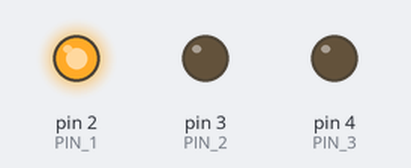
Simulated run of this sketch. Board: Arduino Uno, built with avr-gcc and run on an emulated ATmega328P. Parts: output pins drawn as LEDs (lit = HIGH).

Above: at 0.05 s.
At 0.75 s:
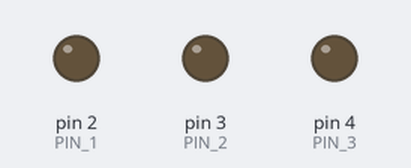
At 1.45 s:
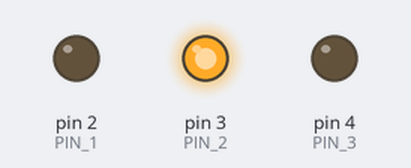
At 2.85 s:
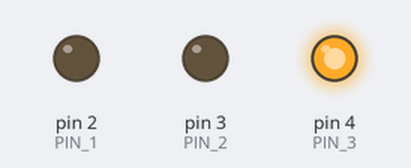
Timing chart, 0 to 3.1 s (numbered marks = the images above):
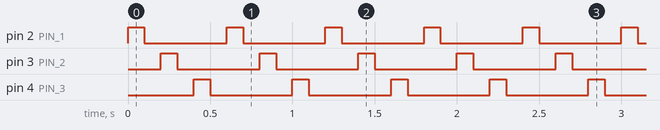

The sketch:

LedTest.ino
```cpp
const int PIN_1 = 2;
const int PIN_2 = 3;
const int PIN_3 = 4;
void setup() {
  pinMode(PIN_1,OUTPUT);
  pinMode(PIN_2,OUTPUT);
  pinMode(PIN_3,OUTPUT);
}

void loop() {
  digitalWrite(PIN_1,HIGH);
   delay(100);
   digitalWrite(PIN_1,LOW);
   delay(100);
  digitalWrite(PIN_2,HIGH);
   delay(100);
   digitalWrite(PIN_2,LOW);
   delay(100);
  digitalWrite(PIN_3,HIGH);
   delay(100);
   digitalWrite(PIN_3,LOW);
   delay(100);
}
```

Measured:
- by itself, pin 2 (PIN_1), pin 3 (PIN_2), pin 4 (PIN_3): alternates HIGH for 0.10 s and LOW for 0.50 s
